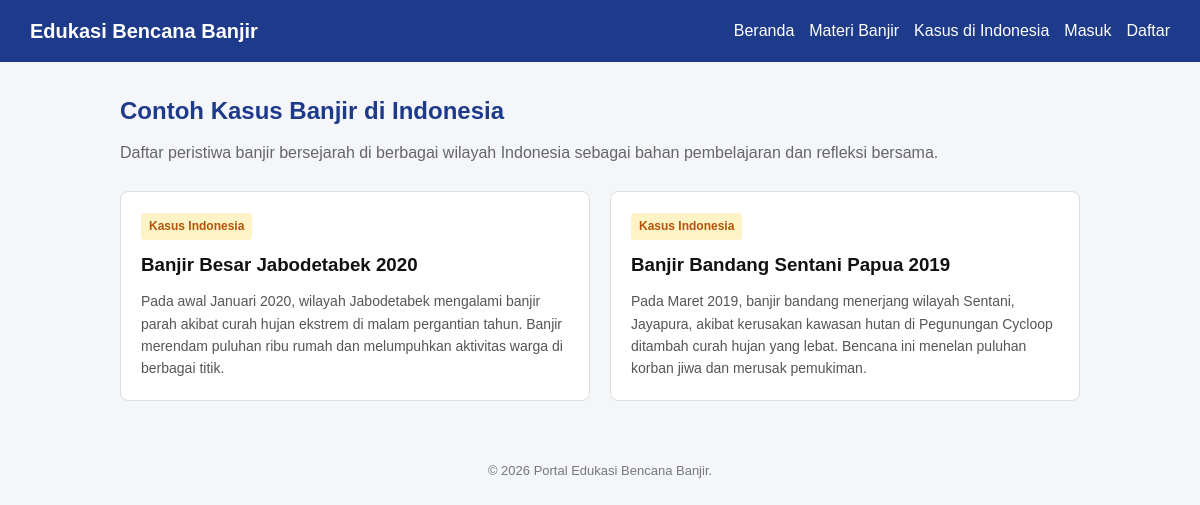
Page /kasus.php on the committed database.
### tables this page shows
CREATE TABLE IF NOT EXISTS artikel (
    id INT AUTO_INCREMENT PRIMARY KEY,
    judul VARCHAR(255) NOT NULL,
    kategori ENUM('Materi', 'Kasus') NOT NULL,
    isi_teks TEXT NOT NULL,
    gambar VARCHAR(255) DEFAULT NULL
);

### kasus.php (the view, shortened to what this page needs)
<?php
include 'koneksi.php';
$query = "SELECT * FROM artikel WHERE kategori = 'Kasus' ORDER BY id ASC";
$result = mysqli_query($koneksi, $query);
?>
<!DOCTYPE html>
<html lang="id">
<head>
    <link rel="stylesheet" href="style.css">
</head>
<body>
    <?php include 'navbar.php'; ?>
    <div class="container">
        <h2 style="margin-bottom: 10px; color: #1e3a8a;">Contoh Kasus Banjir di Indonesia</h2>
        <p style="margin-bottom: 25px; color: #666;">Daftar peristiwa banjir bersejarah di berbagai wilayah Indonesia sebagai bahan pembelajaran dan refleksi bersama.</p>
        <div class="card-grid">
            <?php if (mysqli_num_rows($result) > 0): ?>
                <?php while ($row = mysqli_fetch_assoc($result)): ?>
                    <div class="card">
                        <span class="badge" style="background-color: #fef3c7; color: #b45309;">Kasus Indonesia</span>
                        <h3><?= htmlspecialchars($row['judul']); ?></h3>
                        <p><?= nl2br(htmlspecialchars($row['isi_teks'])); ?></p>
                    </div>
                <?php endwhile; ?>
            <?php else: ?>
                <p>Belum ada data kasus banjir yang tersedia saat ini.</p>
            <?php endif; ?>
        </div>
    </div>
    <footer>
        <p>&copy; <?= date('Y'); ?> Portal Edukasi Bencana Banjir.</p>
    </footer>
</body>
</html>

### style.css (style rules this page uses)
* { margin: 0; padding: 0; box-sizing: border-box; font-family: Arial, sans-serif; }
body { background-color: #f4f6f9; color: #333; line-height: 1.6; }
.container { max-width: 1000px; margin: 30px auto; padding: 0 20px; }
.card-grid { display: grid; grid-template-columns: repeat(auto-fit, minmax(280px, 1fr)); gap: 20px; }
.card { background-color: #fff; border: 1px solid #ddd; border-radius: 8px; overflow: hidden; padding: 20px; }
.card .badge { display: inline-block; background-color: #e0f2fe; color: #0369a1; font-size: 12px; padding: 4px 8px; border-radius: 4px; margin-bottom: 10px; font-weight: bold; }
.card h3 { margin-bottom: 10px; color: #111; }
.card p { color: #555; font-size: 14px; }
footer { text-align: center; padding: 20px; margin-top: 40px; color: #777; font-size: 13px; }

### rows in the picture
artikel: judul "Banjir Besar Jabodetabek 2020", isi_teks "Pada awal Januari 2020, wilayah Jabodetabek mengalami banjir parah akibat curah hujan ekstrem di malam pergantian tahun. Banjir merendam puluhan ribu rumah dan melumpuhkan aktivitas warga di berbagai titik."
artikel: judul "Banjir Bandang Sentani Papua 2019", isi_teks "Pada Maret 2019, banjir bandang menerjang wilayah Sentani, Jayapura, akibat kerusakan kawasan hutan di Pegunungan Cycloop ditambah curah hujan yang lebat. Bencana ini menelan puluhan korban jiwa dan merusak pemukiman."
